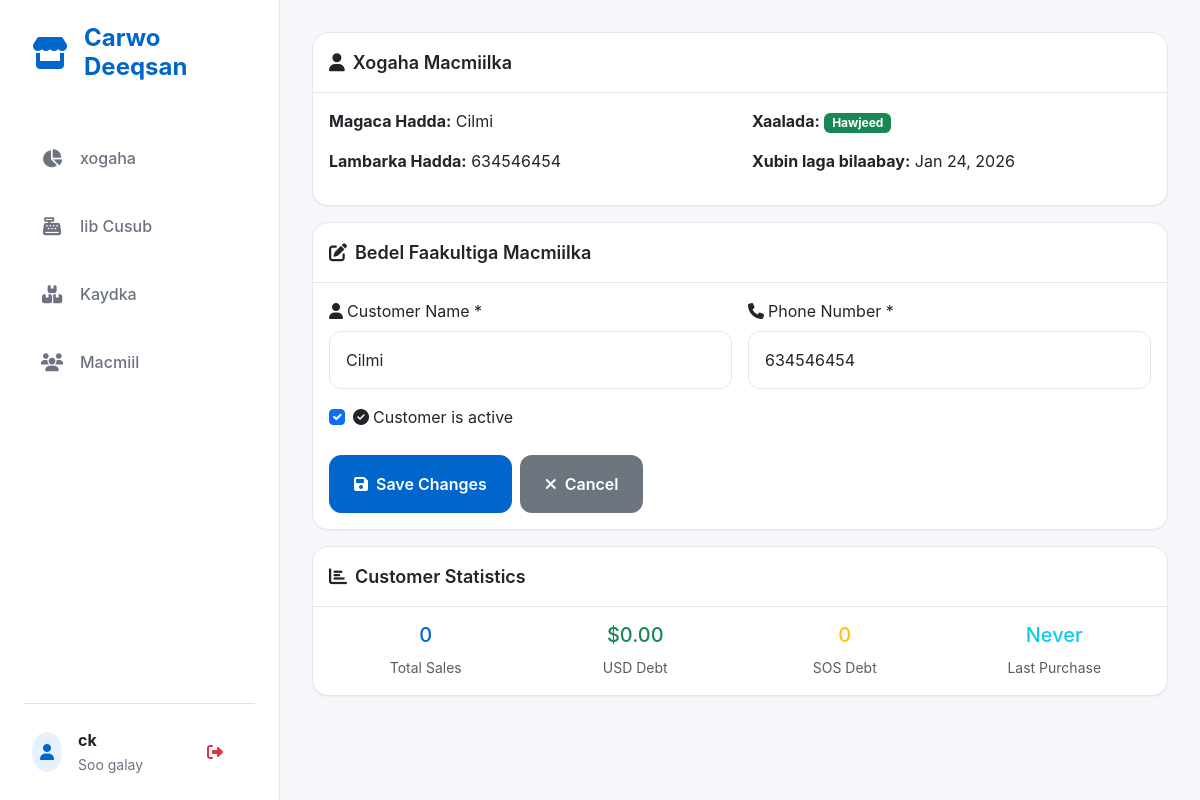
The page /customers/3/edit/ (signed in) on the database its author committed.
### core/models.py (models this page shows, shortened)
class User(AbstractUser):
    phone = models.CharField(max_length=15, blank=True, null=True)
    date_created = models.DateTimeField(auto_now_add=True)
    date_updated = models.DateTimeField(auto_now=True)
    class Meta:
        verbose_name = "Admin User"
        verbose_name_plural = "Admin Users"

class Customer(models.Model):
    name = models.CharField(max_length=200, blank=True, null=True)
    phone = models.CharField(max_length=15, blank=True, null=True) # Unique constraint relaxed by migration
    total_debt_usd = models.DecimalField(max_digits=10, decimal_places=2, default=0.00, help_text="Total debt in USD")
    total_debt_sos = models.DecimalField(max_digits=10, decimal_places=2, default=0.00, help_text="Total debt in SOS")
    total_debt_etb = models.DecimalField(max_digits=10, decimal_places=2, default=0.00, help_text="Total debt in ETB")
    date_created = models.DateTimeField(auto_now_add=True)
    last_purchase_date = models.DateTimeField(null=True, blank=True)
    is_active = models.BooleanField(default=True)
    class Meta:
        verbose_name = "Customer"
        verbose_name_plural = "Customers"

### core/views.py (the view)
# urls.py: path('customers/<int:customer_id>/edit/', views.edit_customer, name='edit_customer'),
@superuser_required
def edit_customer(request, customer_id):
    customer = get_object_or_404(Customer, id=customer_id)
    if request.method == 'POST':
        form = CustomerEditForm(request.POST, instance=customer)
        if form.is_valid():
            old_name = customer.name
            old_phone = customer.phone
            old_active = customer.is_active
            customer = form.save()
            changes = []
            if old_name != customer.name:
                changes.append(f"name: '{old_name}' → '{customer.name}'")
            if old_phone != customer.phone:
                changes.append(f"phone: '{old_phone}' → '{customer.phone}'")
            if old_active != customer.is_active:
                changes.append(f"active: {old_active} → {customer.is_active}")
            if changes:
                log_audit_action(
                    request.user, 'CUSTOMER_UPDATED', 'Customer', customer.id,
                    f'Updated customer: {", ".join(changes)}',
                    request.META.get('REMOTE_ADDR')
                )
            messages.success(request, f'Customer "{customer.name}" updated successfully!')
            return redirect('core:customer_detail', customer_id=customer.id)
    else:
        form = CustomerEditForm(instance=customer)
    context = {
        'customer': customer,
        'form': form,
    }
    return render(request, 'core/edit_customer.html', context)

### core/forms.py (shortened to what this page needs)
class CustomerEditForm(forms.ModelForm):
    class Meta:
        model = Customer
        fields = ['name', 'phone', 'is_active']
        widgets = {
            'name': forms.TextInput(attrs={
                'class': 'form-control',
                'placeholder': 'Enter customer name'
            }),
            'phone': forms.TextInput(attrs={
                'class': 'form-control',
                'placeholder': 'Enter phone number'
            }),
            'is_active': forms.CheckboxInput(attrs={'class': 'form-check-input'}),
        }

### core/permissions_policy.py (called while the page is built)
    def process_response(self, request, response):
        existing = response.get('Permissions-Policy')
        policy = "camera=(self)"
        if existing:
            if 'camera=' not in existing:
                response['Permissions-Policy'] = f"{existing}, {policy}"
        else:
            response['Permissions-Policy'] = policy
        return response

### core/views.py (called while the page is built)
def superuser_required(view_func):
    @wraps(view_func)
    def _wrapped_view(request, *args, **kwargs):
        if not request.user.is_authenticated:
            messages.error(request, "Authentication required.")
            return redirect('admin:login')
        if not request.user.is_superuser:
            messages.error(request, "Superuser privileges required.")
            return redirect('core:dashboard')
        return view_func(request, *args, **kwargs)
    return _wrapped_view

### core/templates/core/edit_customer.html (shortened to what this page needs)
{% extends 'core/base.html' %}
{% load static %}
{% block content %}
<div class="container-fluid p-0">
    <div class="card mb-3">
        <div class="card-header">
            <i class="fas fa-user me-2"></i>Xogaha Macmiilka
        </div>
        <div class="card-body">
            <div class="row">
                <div class="col-md-6">
                    <p><strong>Magaca Hadda:</strong> {{ customer.name }}</p>
                    <p><strong>Lambarka Hadda:</strong> {{ customer.phone }}</p>
                </div>
                <div class="col-md-6">
                    <p><strong>Xaalada:</strong>
                        {% if customer.is_active %}
                            <span class="badge bg-success">Hawjeed</span>
                        {% else %}
                            <span class="badge bg-danger">Si Hawjeed ah</span>
                        {% endif %}
                    </p>
                    <p><strong>Xubin laga bilaabay:</strong> {{ customer.date_created|date:"M d, Y" }}</p>
                </div>
            </div>
        </div>
    </div>
    <div class="card">
        <div class="card-header">
            <i class="fas fa-edit me-2"></i>Bedel Faakultiga Macmiilka
        </div>
        <div class="card-body">
            <form method="post">
                <div class="row g-3">
                    <div class="col-md-6">
                        <label for="{{ form.name.id_for_label }}" class="form-label">
                            <i class="fas fa-user me-1"></i>Customer Name *
                        </label>
                        {{ form.name }}
                    </div>
                    <div class="col-md-6">
                        <label for="{{ form.phone.id_for_label }}" class="form-label">
                            <i class="fas fa-phone me-1"></i>Phone Number *
                        </label>
                        {{ form.phone }}
                    </div>
                    <div class="col-12">
                        <div class="form-check">
                            {{ form.is_active }}
                            <label class="form-check-label" for="{{ form.is_active.id_for_label }}">
                                <i class="fas fa-check-circle me-1"></i>Customer is active
                            </label>
                        </div>
                    </div>
                </div>
                <div class="d-flex gap-2 mt-4">
                    <button type="submit" class="btn btn-primary">
                        <i class="fas fa-save me-2"></i>Save Changes
                    </button>
                    <a href="{% url 'core:customer_detail' customer.id %}" class="btn btn-secondary">
                        <i class="fas fa-times me-2"></i>Cancel
                    </a>
                </div>
            </form>
        </div>
    </div>
    <div class="card mt-3">
        <div class="card-header">
            <i class="fas fa-chart-bar me-2"></i>Customer Statistics
        </div>
        <div class="card-body">
            <div class="row g-3">
                <div class="col-md-3">
                    <div class="text-center">
                        <h5 class="text-primary">{{ customer.sale_set.count }}</h5>
                        <small class="text-muted">Total Sales</small>
                    </div>
                </div>
                <div class="col-md-3">
                    <div class="text-center">
                        <h5 class="text-success">${{ customer.total_debt_usd|floatformat:2 }}</h5>
                        <small class="text-muted">USD Debt</small>
                    </div>
                </div>
                <div class="col-md-3">
                    <div class="text-center">
                        <h5 class="text-warning">{{ customer.total_debt_sos|floatformat:0 }}</h5>
                        <small class="text-muted">SOS Debt</small>
                    </div>
                </div>
                <div class="col-md-3">
                    <div class="text-center">
                        <h5 class="text-info">
                            {% if customer.last_purchase_date %}
                                {{ customer.last_purchase_date|date:"M d" }}
                            {% else %}
                                Never
                            {% endif %}
                        </h5>
                        <small class="text-muted">Last Purchase</small>
                    </div>
                </div>
            </div>
        </div>
    </div>
</div>
{% endblock %}

### core/templates/core/base.html (shortened to what this page needs)
<!DOCTYPE html>
<html lang="so">
<head>
    <link href="https://cdn.jsdelivr.net/npm/bootstrap@5.3.0/dist/css/bootstrap.min.css" rel="stylesheet">
    <link rel="stylesheet" href="https://cdnjs.cloudflare.com/ajax/libs/font-awesome/6.4.0/css/all.min.css">
    <link rel="stylesheet" href="https://cdnjs.cloudflare.com/ajax/libs/animate.css/4.1.1/animate.min.css" />
</head>
<body>
    <div class="app-shell">
        <nav class="desktop-sidebar">
            <div class="mb-5 px-2">
                <a href="{% url 'core:dashboard' %}"
                    class="d-flex align-items-center text-primary text-decoration-none">
                    <i class="fas fa-store fa-2x me-3"></i>
                    <span class="h4 mb-0 fw-bold">Carwo Deeqsan</span>
                </a>
            </div>
            <div class="d-flex flex-column gap-2 flex-grow-1">
                <a href="{% url 'core:dashboard' %}"
                    class="nav-item {% if request.resolver_match.url_name == 'dashboard' %}active{% endif %}">
                    <i class="fas fa-chart-pie"></i> xogaha
                </a>
                {% if user.is_superuser or user.can_sell %}
                <a href="{% url 'core:create_sale' %}"
                    class="nav-item {% if request.resolver_match.url_name == 'create_sale' %}active{% endif %}">
                    <i class="fas fa-cash-register"></i> Iib Cusub
                </a>
                {% endif %}
                {% if user.is_superuser or user.can_restock %}
                <a href="{% url 'core:inventory_list' %}"
                    class="nav-item {% if request.resolver_match.url_name == 'inventory_list' %}active{% endif %}">
                    <i class="fas fa-boxes"></i> Kaydka
                </a>
                {% endif %}
                <a href="{% url 'core:customers_list' %}"
                    class="nav-item {% if request.resolver_match.url_name == 'customers_list' %}active{% endif %}">
                    <i class="fas fa-users"></i> Macmiil
                </a>
            </div>
            <div class="mt-auto pt-4 border-top">
                <div class="d-flex align-items-center justify-content-between px-2">
                    <div class="d-flex align-items-center">
                        <div class="bg-primary bg-opacity-10 text-primary rounded-circle p-2 me-3"><i
                                class="fas fa-user"></i></div>
                        <div>
                            <div class="fw-bold text-dark">{{ user.get_full_name|default:user.username }}</div>
                            <small class="text-secondary">Soo galay</small>
                        </div>
                    </div>
                    <form method="post" action="{% url 'logout' %}">{% csrf_token %}<button type="submit"
                            class="btn btn-sm btn-outline-danger border-0"><i class="fas fa-sign-out-alt"></i></button>
                    </form>
                </div>
            </div>
        </nav>
        <main class="main-content">
            {% block content %}{% endblock %}
        </main>
    </div>
</body>
</html>

### rows shown on the page
User: get_full_name "ck"
Customer: name "Cilmi", phone "634546454", date_created "Jan 24, 2026", is_active "☑", sale_set.count "0", total_debt_usd "0.00", total_debt_sos "0"
